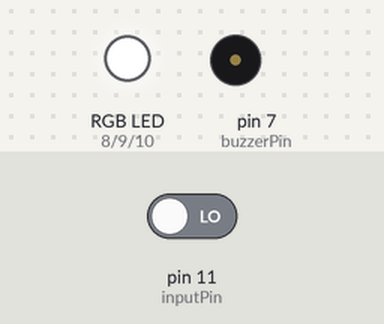
Recording of a sketch running on a simulated Arduino Uno, built with avr-gcc and run on an emulated ATmega328P. On the bench: an RGB LED mixed from three pins (HIGH = lit), buzzer (waves = sounding). The inputs (shaded band) are chosen by the test bench; at power-on: pin 11 (inputPin) LOW. What the sketch prints to the serial monitor is not drawn.

Above: at 2.8 s.
2.9 s: pin 11 (inputPin) driven HIGH
At 3.3 s:
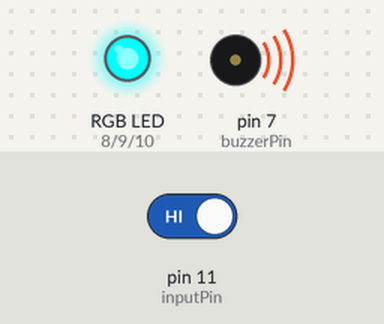
4.5 s: pin 11 (inputPin) driven LOW
At 6.0 s:
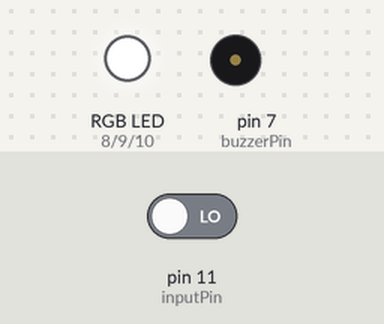
Timing chart, 0 to 7.5 s (numbered marks = the images above; inputs shaded):
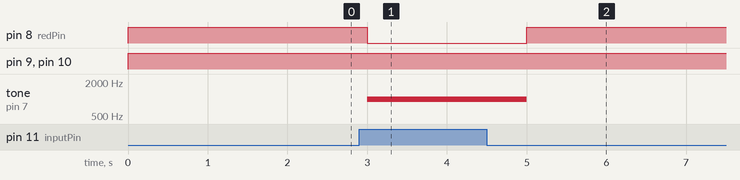

Measured:
- after the input at 2.9 s, pin 8 (redPin): HIGH → LOW after 0.10 s; tone on pin 7 (buzzerPin): silent → 1000 Hz after 0.10 s
- after the input at 4.5 s, pin 8 (redPin): LOW → HIGH after 0.50 s; tone on pin 7 (buzzerPin): 1000 Hz → silent after 0.50 s

The sketch:

Motion_Detect_BUZZER_RGB.ino
```cpp
// RGB 핀 번호 설정
int redPin = 8;     // 빨간색 LED 핀
int greenPin = 9;   // 녹색 LED 핀
int bluePin = 10;   // 파란색 LED 핀
int inputPin = 11;  // 움직임 센서 핀
int buzzerPin = 7;  // 부저 핀
int val = 0;

void setup() {
  // 핀 모드 설정
  pinMode(redPin, OUTPUT);
  pinMode(greenPin, OUTPUT);
  pinMode(bluePin, OUTPUT);
  pinMode(inputPin, INPUT);
  pinMode(buzzerPin, OUTPUT);
  Serial.begin(9600);
}

void loop() {
  val = digitalRead(inputPin);  // 움직임 감지

  if (val == HIGH) {
    // 움직임이 감지되면 빨간색 LED 점등 (LOW로 설정) 및 부저 울림
    setColor(0, 255, 255);  // 빨간색 (애노드형)
    tone(buzzerPin, 1000);  // 부저 주파수 1000Hz로 울림
    Serial.println("침입 발생! 침입 발생!");
  } else {
    // 움직임이 감지되지 않으면 RGB LED 끄기 (HIGH로 설정) 및 부저 멈춤
    setColor(255, 255, 255);  // LED OFF (애노드형)
    noTone(buzzerPin);        // 부저 멈춤
    Serial.println("움직임이 없습니다.");
  }

  delay(1000);  // 1초 대기 후 반복
}

void setColor(int red, int green, int blue) {
  analogWrite(redPin, red);
  analogWrite(greenPin, green);
  analogWrite(bluePin, blue);
}
```
